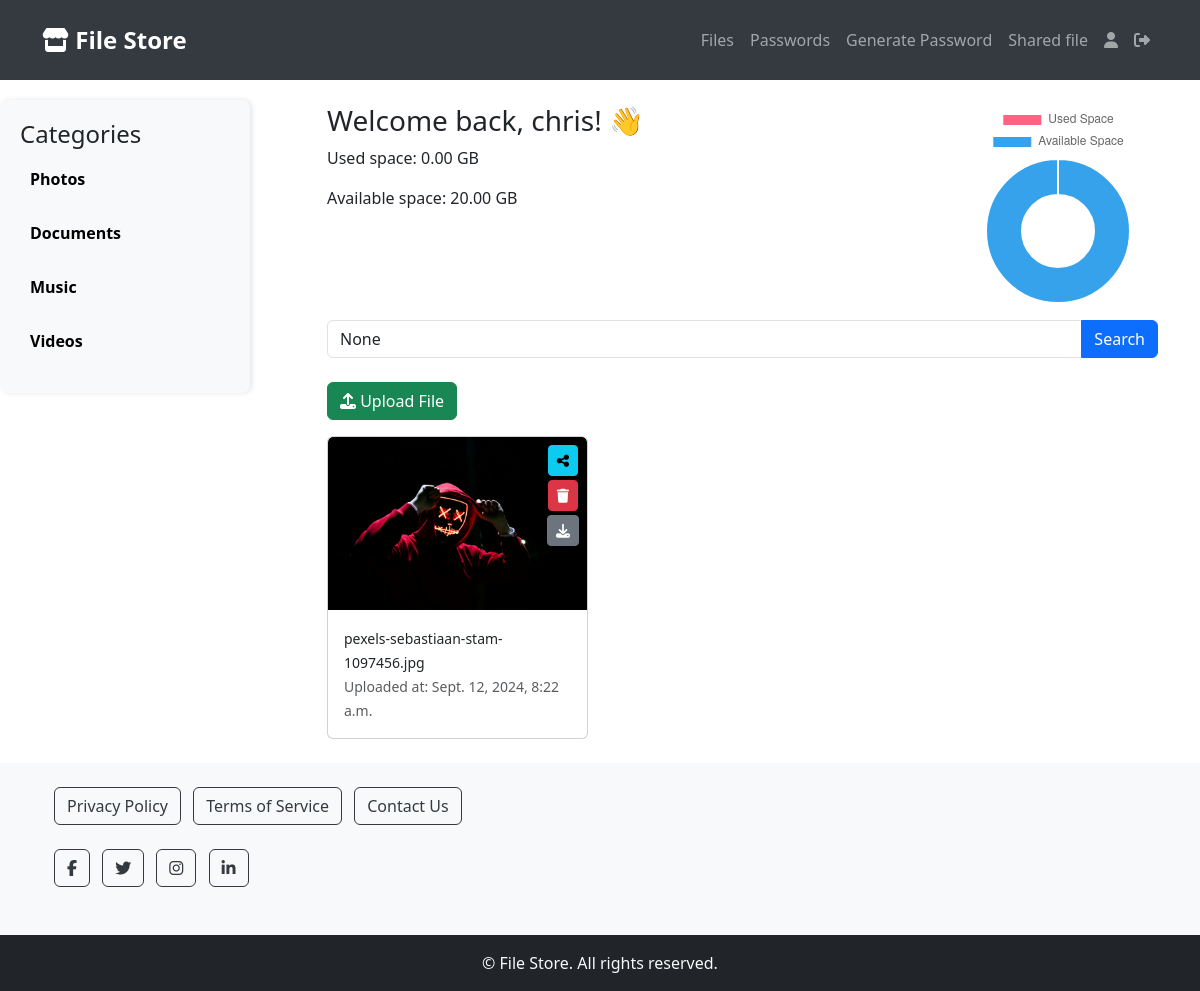
Screenshot of / (signed in) with the database file from the repository.
### passwords/models.py (models this page shows, shortened)
class StoredFile(models.Model):
    FILE_TYPES = (
        ('photo', 'Photo'),
        ('document', 'Document'),
        ('music', 'Music'),
        ('video', 'Video'),
        ('other', 'Other'),
    )
    user = models.ForeignKey(User, on_delete=models.CASCADE)
    file = models.FileField(upload_to='user_files')
    file_type = models.CharField(max_length=10, choices=FILE_TYPES)
    uploaded_at = models.DateTimeField(auto_now_add=True)
    comment = models.TextField(blank=True)
    shared_with = models.ManyToManyField(User, related_name='shared_files', blank=True)
    file_size = models.BigIntegerField(default=0)

### passwords/views.py (the view)
# urls.py: path('', views.file_list, name='file_list'),
@login_required
def file_list(request):
    file_type = request.GET.get('type')
    query = request.GET.get('q')
    if file_type:
        files = StoredFile.objects.filter(file_type=file_type)
    else:
        files = StoredFile.objects.all()
    if query:
        files = files.filter(file__icontains=query)
    used_space = bytes_to_gb(sum(file.file.size for file in StoredFile.objects.all()))
    available_space = 20 - used_space
    context = {
        'files': files,
        'query': query,
        'used_space': used_space,
        'available_space': available_space,
    }
    return render(request, 'passwords/file_list.html', context)

### passwords/views.py (called while the page is built)
def bytes_to_gb(bytes):
    return bytes / (1024 ** 3)  # Convert bytes to gigabytes

### passwords/templates/passwords/file_list.html (shortened to what this page needs)
{% extends 'base.html' %}
{% load static %}
{% block content %}
<div class="row">
    <div class="col-md-3">
        <div class="sidebar">
            <h4>Categories</h4>
            <a href="{% url 'file_list' %}?type=photo" class="sidebar-link">Photos</a>
            <a href="{% url 'file_list' %}?type=document" class="sidebar-link">Documents</a>
            <a href="{% url 'file_list' %}?type=music" class="sidebar-link">Music</a>
            <a href="{% url 'file_list' %}?type=video" class="sidebar-link">Videos</a>
        </div>
    </div>
    <div class="col-md-9">
        <div class="d-flex justify-content-between align-items-start">
            <div>
                <h3>Welcome back, {{ user.username }}! 👋</h3>
                <p>Used space: {{ used_space|floatformat:2 }} GB</p>
                <p>Available space: {{ available_space|floatformat:2 }} GB</p>
            </div>
            <div>
                <canvas id="space-chart" width="200" height="200"></canvas>
            </div>
        </div>
        <form method="get" action="{% url 'file_list' %}" class="mb-4 mt-3">
            <div class="input-group">
                <input type="text" name="q" class="form-control" placeholder="Search files..." value="{{ query }}">
                <button type="submit" class="btn btn-primary">Search</button>
            </div>
        </form>
        <a href="{% url 'upload_file' %}" class="btn btn-success mb-3">
            <i class="fas fa-upload"></i> Upload File
        </a>
        <div class="row">
            {% for file in files %}
            <div class="col-md-4 mb-4">
                <a href="{% url 'file_detail' file.id %}" class="card-link">
                    <div class="card h-100 position-relative">
                        {% if file.file_type == 'photo' %}
                        <img src="{{ file.file.url }}" class="card-img-top" alt="{{ file.file.name }}" onerror="this.src='{% static 'default-placeholder.jpg' %}'">
                        {% elif file.file_type == 'document' %}
                        <div class="d-flex justify-content-center align-items-center">
                            <i class="fas fa-file-alt card-img-top" style="font-size: 100px;"></i>
                        </div>
                        {% elif file.file_type == 'video' %}
                        <video controls class="card-img-top">
                            <source src="{{ file.file.url }}" type="video/mp4">
                            Your browser does not support the video element.
                        </video>
                        {% else %}
                        <i class="fas fa-file card-img-top" style="font-size: 100px;"></i>
                        {% endif %}
                        <div class="card-body d-flex flex-column">
                           <small class=" small">{{ file.file.name|cut:"user_files/" }}</small>
                            <p class="card-text"><small class="text-muted small">Uploaded at: {{ file.uploaded_at }}</small></p>
                            <div class="position-absolute top-0 end-0 p-2 d-flex flex-column align-items-center">
                                <a href="#" class="btn btn-info btn-sm mb-1" data-bs-toggle="modal" data-bs-target="#shareModal" data-file-id="{{ file.id }}">
                                    <i class="fas fa-share-alt"></i>
                                </a>
                                <form method="post" action="{% url 'delete_file' file.id %}" style="display:inline;">
                                    <button type="submit" class="btn btn-danger btn-sm mb-1">
                                        <i class="fas fa-trash"></i>
                                    </button>
                                </form>
                                <a href="{% url 'download_file' file.id %}" class="btn btn-secondary btn-sm">
                                    <i class="fas fa-download"></i>
                                </a>
                            </div>
                        </div>
                    </div>
                </a>
            </div>
            {% endfor %}
        </div>
    </div>
</div>
<script>
const usedSpace = {{ used_space|floatformat:2 }};
const availableSpace = {{ available_space|floatformat:2 }};
const ctx = document.getElementById('space-chart').getContext('2d');
new Chart(ctx, {
    type: 'doughnut',
    data: {
        labels: ['Used Space', 'Available Space'],
        datasets: [{
            data: [usedSpace, availableSpace],
            backgroundColor: ['#FF6384', '#36A2EB']
        }]
    },
    options: {
        responsive: true
    }
});
// Set the file URL in the view modal
const viewModal = document.getElementById('viewModal');
viewModal.addEventListener('show.bs.modal', event => {
    const button = event.relatedTarget;
    const fileUrl = button.getAttribute('data-file-url');
    document.getElementById('document-viewer').src = fileUrl;
});
// Set the file ID in the share modal
const shareModal = document.getElementById('shareModal');
shareModal.addEventListener('show.bs.modal', event => {
    const button = event.relatedTarget;
    const fileId = button.getAttribute('data-file-id');
    document.getElementById('file-id').value = fileId;
});
</script>
{% endblock %}

### passwords/templates/base.html (style rules this page uses)
* { box-sizing: border-box; }
.sidebar { width: 250px; background-color: #f8f9fa; padding: 20px; box-shadow: 2px 0 5px rgba(0, 0, 0, 0.1); transition: transform 0.3s ease; overflow: hidden; }
.sidebar-link { display: block; padding: 10px; text-decoration: none; color: #333; margin-bottom: 5px; position: relative; }
.card-img-top { height: 90%; object-fit: cover; }
.card { transition: transform 0.2s ease; }

### passwords/templates/passwords/file_list.html (style rules this page uses)
.card { position: relative; overflow: hidden; transition: transform 0.2s ease-in-out; }
.card-img-top { object-fit: cover; height: 100%; max-height: 200px; }
.card-link { text-decoration: none; color: inherit; }
.card-body { display: flex; flex-direction: column; justify-content: flex-end; }
.sidebar { position: fixed; top: 100px; left: 0; padding: 20px; background-color: #f8f9fa; border-radius: 8px; }
.sidebar-link { display: block; margin-bottom: 10px; text-decoration: none; color: #000; font-weight: bold; }

### rows the page displays
StoredFile: file (picture), file.name "pexels-sebastiaan-stam-1097456.jpg", uploaded_at "Sept. 12, 2024, 8:22 a.m."

### other values shown
{{ user.username }} "chris"
{{ used_space|floatformat:2 }} "0.00"
{{ available_space|floatformat:2 }} "20.00"
chart data {{ used_space|floatformat:2 }} 0.00
